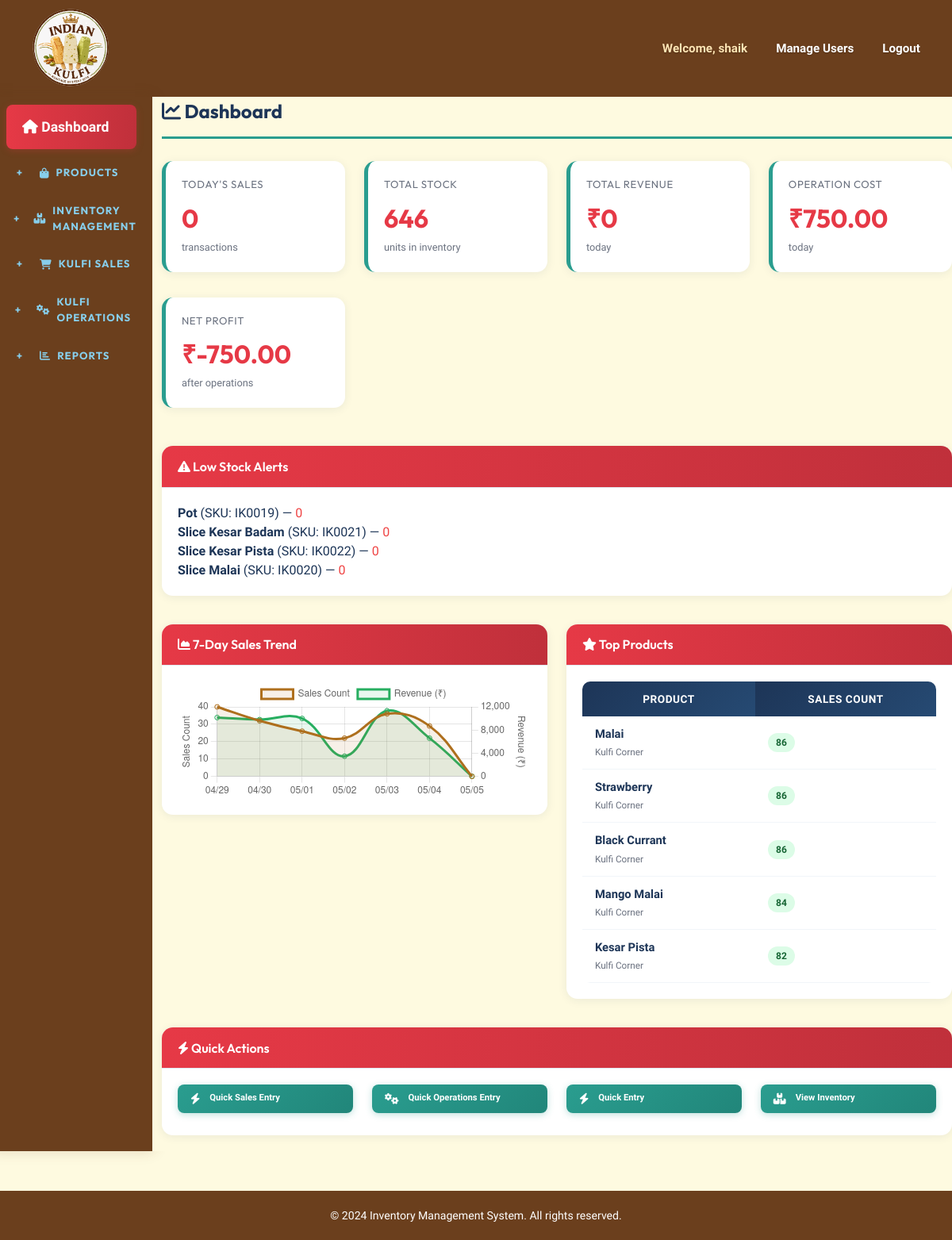
The app's page /dashboard/ (signed in) with its own data.
### inventory/models.py (models this page shows, shortened)
class Product(models.Model):
    name = models.CharField(max_length=200, unique=True)
    sku = models.CharField(max_length=50, unique=True)
    category = models.CharField(max_length=100)
    cost_price = models.DecimalField(max_digits=10, decimal_places=2)
    selling_price = models.DecimalField(max_digits=10, decimal_places=2)
    current_stock = models.IntegerField(default=0)
    reorder_level = models.IntegerField(default=10, help_text="Low stock alert threshold")
    description = models.TextField(blank=True, null=True)
    is_active = models.BooleanField(default=True)
    created_at = models.DateTimeField(auto_now_add=True)
    updated_at = models.DateTimeField(auto_now=True)
    class Meta:
        ordering = ['name']
        verbose_name_plural = "Products"

### inventory/views.py (the view)
    def _wrapped_view(request, *args, **kwargs):
        if not request.user.is_authenticated:
            return redirect('login')
        if not request.user.is_staff:
            messages.error(request, 'You can access only the Sales module with this account.')
            return redirect('quick_sales_entry')
        return view_func(request, *args, **kwargs)

### inventory/views.py (called while the page is built)
def admin_only_view(view_func):
    def _wrapped_view(request, *args, **kwargs):
        if not request.user.is_authenticated:
            return redirect('login')
        if not request.user.is_staff:
            messages.error(request, 'You can access only the Sales module with this account.')
            return redirect('quick_sales_entry')
        return view_func(request, *args, **kwargs)
    return _wrapped_view

### templates/inventory/dashboard.html (shortened to what this page needs)
{% extends 'inventory/base.html' %}
{% block content %}
<h1 class="page-title"><i class="fas fa-chart-line"></i> Dashboard</h1>
<div class="row mb-4">
    <div class="col-md-3 mb-3">
        <div class="card stat-card">
            <h6>Today's Sales</h6>
            <div class="stat-value">{{ total_today_sales }}</div>
            <small class="text-muted">transactions</small>
        </div>
    </div>
    <div class="col-md-3 mb-3">
        <div class="card stat-card">
            <h6>Total Stock</h6>
            <div class="stat-value">{{ total_stock }}</div>
            <small class="text-muted">units in inventory</small>
        </div>
    </div>
    <div class="col-md-3 mb-3">
        <div class="card stat-card">
            <h6>Total Revenue</h6>
            <div class="stat-value">₹{{ total_today_revenue }}</div>
            <small class="text-muted">today</small>
        </div>
    </div>
    <div class="col-md-3 mb-3">
        <div class="card stat-card">
            <h6>Operation Cost</h6>
            <div class="stat-value">₹{{ total_today_operation_cost|floatformat:2 }}</div>
            <small class="text-muted">today</small>
        </div>
    </div>
    <div class="col-md-3 mb-3">
        <div class="card stat-card">
            <h6>Net Profit</h6>
            <div class="stat-value">₹{{ total_today_net_profit|floatformat:2 }}</div>
            <small class="text-muted">after operations</small>
        </div>
    </div>
</div>
{% if low_stock_products %}
<div class="row mb-4">
    <div class="col-12">
        <div class="card">
            <div class="card-header" style="background: linear-gradient(90deg, #E63946 0%, #c0303b 100%); color: white !important;">
                <h5 class="mb-0" style="color: white !important;"><i class="fas fa-exclamation-triangle" style="color: white !important;"></i> Low Stock Alerts</h5>
            </div>
            <div class="card-body">
                <ul class="list-unstyled mb-0">
                {% for product in low_stock_products %}
                    <li>
                        <strong>{{ product.name }}</strong> (SKU: {{ product.sku }}) —
                        <span class="text-danger font-weight-bold">{{ product.current_stock }}</span>
                    </li>
                {% endfor %}
                </ul>
            </div>
        </div>
    </div>
</div>
{% endif %}
<div class="row">
    <div class="col-lg-6 mb-4">
        <div class="card">
            <div class="card-header" style="background: linear-gradient(90deg, #E63946 0%, #c0303b 100%); color: white !important;">
                <h5 class="mb-0" style="color: white !important;"><i class="fas fa-chart-area" style="color: white !important;"></i> 7-Day Sales Trend</h5>
            </div>
            <div class="card-body">
                <canvas id="salesChart" height="100"></canvas>
            </div>
        </div>
    </div>
    <div class="col-lg-6 mb-4">
        <div class="card">
            <div class="card-header" style="background: linear-gradient(90deg, #E63946 0%, #c0303b 100%); color: white !important;">
                <h5 class="mb-0" style="color: white !important;"><i class="fas fa-star" style="color: white !important;"></i> Top Products</h5>
            </div>
            <div class="card-body">
                <div class="table-responsive">
                    <table class="table table-sm">
                        <thead>
                            <tr>
                                <th>Product</th>
                                <th>Sales Count</th>
                            </tr>
                        </thead>
                        <tbody>
                            {% for product in top_products %}
                            <tr>
                                <td>
                                    <strong>{{ product.name }}</strong><br>
                                    <small class="text-muted">{{ product.category }}</small>
                                </td>
                                <td>
                                    <span class="badge bg-success">{{ product.sale_count }}</span>
                                </td>
                            </tr>
                            {% empty %}
                            <tr>
                                <td colspan="2" class="text-center text-muted">No sales data yet</td>
                            </tr>
                            {% endfor %}
                        </tbody>
                    </table>
                </div>
            </div>
        </div>
    </div>
</div>
<div class="row">
    <div class="col-12">
        <div class="card">
            <div class="card-header" style="background: linear-gradient(90deg, #E63946 0%, #c0303b 100%); color: white !important;">
                <h5 class="mb-0" style="color: white !important;"><i class="fas fa-bolt" style="color: white !important;"></i> Quick Actions</h5>
            </div>
            <div class="card-body">
                <div class="row">
                    <div class="col-md-3 mb-2">
                        <a href="{% url 'quick_sales_entry' %}" class="btn btn-success w-100">
                            <i class="fas fa-bolt"></i><br>
                            <small>Quick Sales Entry</small>
                        </a>
                    </div>
                    <div class="col-md-3 mb-2">
                        <a href="{% url 'quick_operations_entry' %}" class="btn btn-success w-100">
                            <i class="fas fa-cogs"></i><br>
                            <small>Quick Operations Entry</small>
                        </a>
                    </div>
                    <div class="col-md-3 mb-2">
                        <a href="{% url 'quick_inventory_entry' %}" class="btn btn-success w-100">
                            <i class="fas fa-bolt"></i><br>
                            <small>Quick Entry</small>
                        </a>
                    </div>
                    <div class="col-md-3 mb-2">
                        <a href="{% url 'inventory_list' %}" class="btn btn-success w-100">
                            <i class="fas fa-boxes"></i><br>
                            <small>View Inventory</small>
                        </a>
                    </div>
                </div>
            </div>
        </div>
    </div>
</div>
<script>
    // Sales Trend Chart
    const ctx = document.getElementById('salesChart').getContext('2d');
    const salesData = {{ last_7_days_sales|safe }};
    new Chart(ctx, {
        type: 'line',
        data: {
            labels: salesData.map(d => d.date),
            datasets: [
                {
                    label: 'Sales Count',
                    data: salesData.map(d => d.sales),
                    borderColor: '#AE6F1D',
                    backgroundColor: 'rgba(174, 111, 29, 0.1)',
                    tension: 0.4,
                    fill: true,
                    yAxisID: 'y'
                },
                {
                    label: 'Revenue (₹)',
                    data: salesData.map(d => d.revenue),
                    borderColor: '#27ae60',
                    backgroundColor: 'rgba(39, 174, 96, 0.1)',
                    tension: 0.4,
                    fill: true,
                    yAxisID: 'y1'
                }
            ]
        },
        options: {
            responsive: true,
            interaction: {
                mode: 'index',
                intersect: false,
            },
            scales: {
                y: {
                    type: 'linear',
                    display: true,
                    position: 'left',
                    title: {
                        display: true,
                        text: 'Sales Count'
                    }
                },
                y1: {
                    type: 'linear',
                    display: true,
                    position: 'right',
                    title: {
                        display: true,
                        text: 'Revenue (₹)'
                    },
                    grid: {
                        drawOnChartArea: false,
                    },
                }
            }
        }
    });
</script>
{% endblock %}

### templates/inventory/base.html (shortened to what this page needs)
<!DOCTYPE html>
<html lang="en">
<head>
    <link href="https://cdnjs.cloudflare.com/ajax/libs/font-awesome/6.4.0/css/all.min.css" rel="stylesheet">
    <script src="https://cdn.tailwindcss.com"></script>
</head>
<body>
    {% if user.is_authenticated %}
    <nav class="navbar navbar-expand-lg navbar-dark">
        <div class="container-fluid">
            <a class="navbar-brand" href="{% if user.is_staff %}{% url 'dashboard' %}{% else %}{% url 'quick_sales_entry' %}{% endif %}">
                <img src="{{ STATIC_URL }}logo/logo.svg" alt="Logo" onerror="this.onerror=null;this.src='{{ STATIC_URL }}logo/logo.png';" style="width:110px;height:110px;object-fit:contain;">
            </a>
            <div class="collapse navbar-collapse" id="navbarNav">
                <ul class="navbar-nav ms-auto">
                    <li class="nav-item">
                        <span class="nav-link">Welcome, {{ user.first_name|default:user.username }}</span>
                    </li>
                    {% if user.is_staff %}
                    <li class="nav-item">
                        <a class="nav-link" href="{% url 'user_list' %}">Manage Users</a>
                    </li>
                    {% endif %}
                    <li class="nav-item">
                        <a class="nav-link" href="{% url 'logout' %}" onclick="return confirm('Are you sure you want to logout?');">Logout</a>
                    </li>
                </ul>
            </div>
        </div>
    </nav>
    <div class="container-fluid">
        <div class="row">
            <nav class="col-12 col-md-2 sidebar">
                <div>
                    {% if user.is_staff %}
                    <a href="{% url 'dashboard' %}" class="{% if request.resolver_match.url_name == 'dashboard' %}active{% endif %}" style="margin-top: 10px; padding: 15px 20px; font-weight: 600; font-size: 1.1rem;">
                        <i class="fas fa-home"></i> Dashboard
                    </a>
                    <div class="sidebar-section-title" onclick="toggleSection('products-section', this)">
                        <span class="toggle-icon">+</span>
                        <i class="fas fa-shopping-bag"></i> Products
                    </div>
                    <div class="sidebar-section-title" onclick="toggleSection('inventory-section', this)">
                        <span class="toggle-icon">+</span>
                        <i class="fas fa-boxes"></i> Inventory Management
                    </div>
                    <div class="sidebar-section-title" onclick="toggleSection('sales-section', this)">
                        <span class="toggle-icon">+</span>
                        <i class="fas fa-shopping-cart"></i> Kulfi Sales
                    </div>
                    <div class="sidebar-section-title" onclick="toggleSection('operations-section', this)">
                        <span class="toggle-icon">+</span>
                        <i class="fas fa-cogs"></i> Kulfi Operations
                    </div>
                    <div class="sidebar-section-title" onclick="toggleSection('reports-section', this)">
                        <span class="toggle-icon">+</span>
                        <i class="fas fa-chart-bar"></i> Reports
                    </div>
                    {% endif %}
                </div>
            </nav>
            <main class="col-12 col-md-10 main-content">
                {% block content %}{% endblock %}
            </main>
        </div>
    </div>
    <footer>
        <p>&copy; 2024 Inventory Management System. All rights reserved.</p>
    </footer>
    {% endif %}
</body>
</html>

### records on screen
Product: name "Pot", sku "IK0019", current_stock "0"
Product: name "Slice Kesar Badam", sku "IK0021", current_stock "0"
Product: name "Slice Kesar Pista", sku "IK0022", current_stock "0"
Product: name "Slice Malai", sku "IK0020", current_stock "0"
Product: name "Malai", category "Kulfi Corner", sale_count "86"
Product: name "Strawberry", category "Kulfi Corner", sale_count "86"
Product: name "Black Currant", category "Kulfi Corner", sale_count "86"
Product: name "Mango Malai", category "Kulfi Corner", sale_count "84"
Product: name "Kesar Pista", category "Kulfi Corner", sale_count "82"

### other values on screen
{{ user.first_name|default:user.username }} "shaik"
{{ total_today_sales }} "0"
{{ total_stock }} "646"
{{ total_today_revenue }} "0"
{{ total_today_operation_cost|floatformat:2 }} "750.00"
{{ total_today_net_profit|floatformat:2 }} "-750.00"
